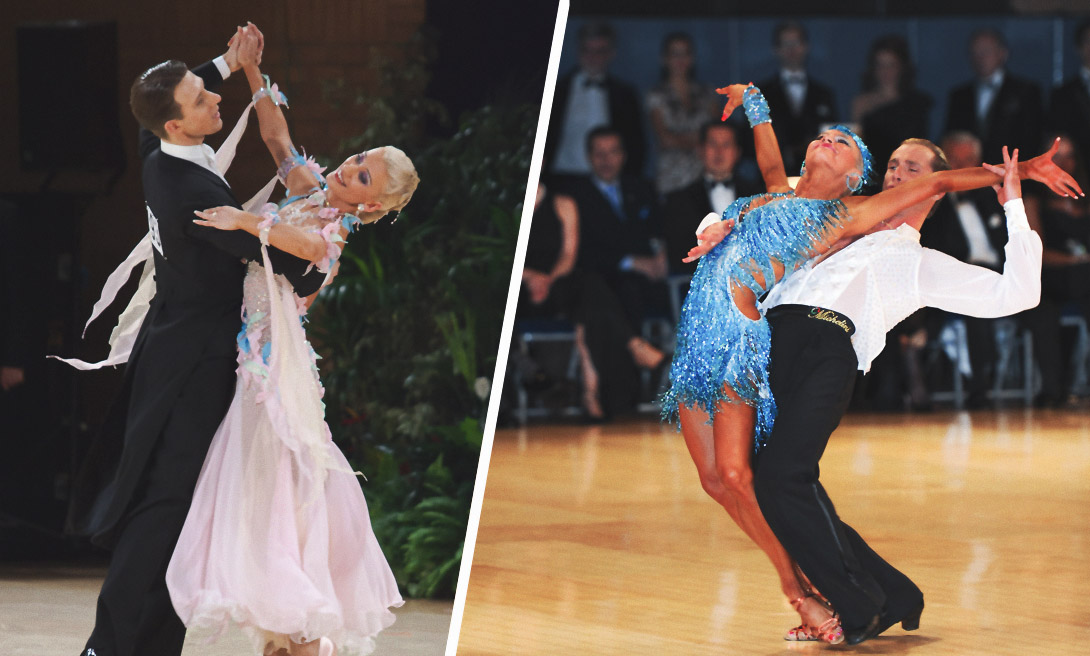
#> input picture images/dancers.jpg, 1090 x 656 px
$ python hist.py
#> lines starting #> are read from the running program, lines starting #| are printed output that depends on the picture
import cv2
from matplotlib import pyplot as plt

#  img = cv2.imread('images/task1contrast.jpg', 0)

img = cv2.imread('images/dancers.jpg', 0)
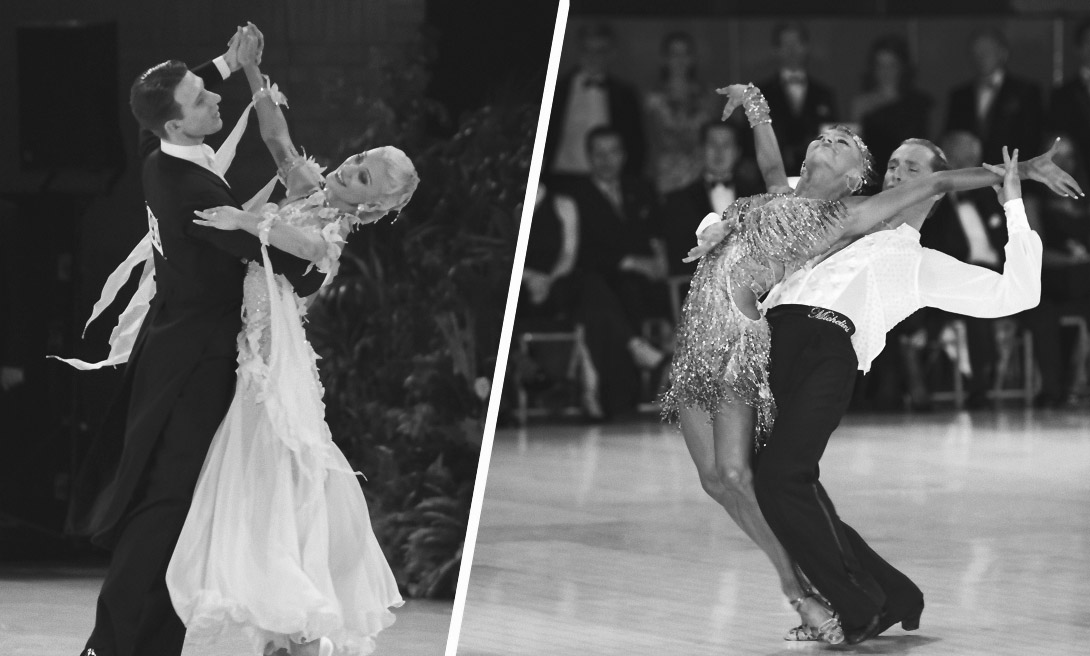
#> img: shape (656, 1090); min 7, max 255, mean 93.1

equ = cv2.equalizeHist(img)
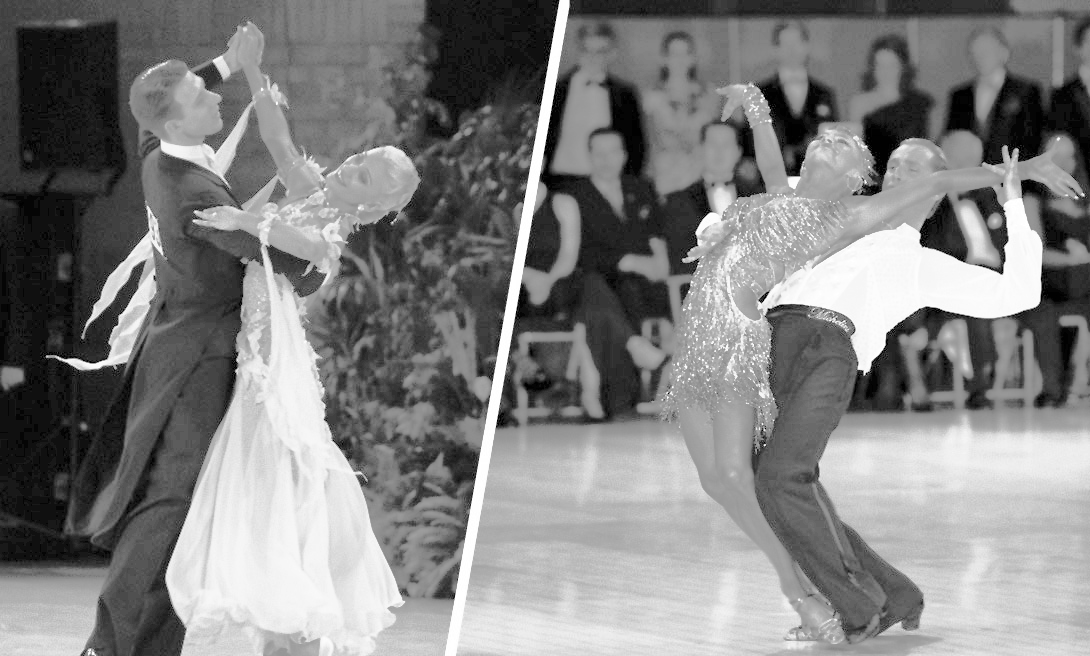
#> equ: shape (656, 1090); min 0, max 255, mean 129.1

plt.subplot(121), plt.imshow(img, cmap='gray')
plt.title('Original'), plt.xticks([]), plt.yticks([])

plt.subplot(122), plt.imshow(equ, cmap='gray')
plt.title('Histogram Equalization'), plt.xticks([]), plt.yticks([])

plt.show()
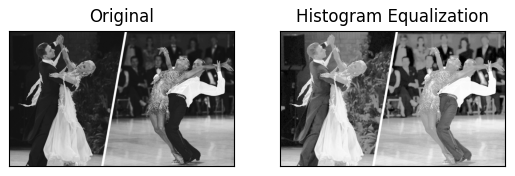
#> figure drawn by matplotlib, 2 panels

$ run again, with images/task1contrast.jpg copied over images/dancers.jpg
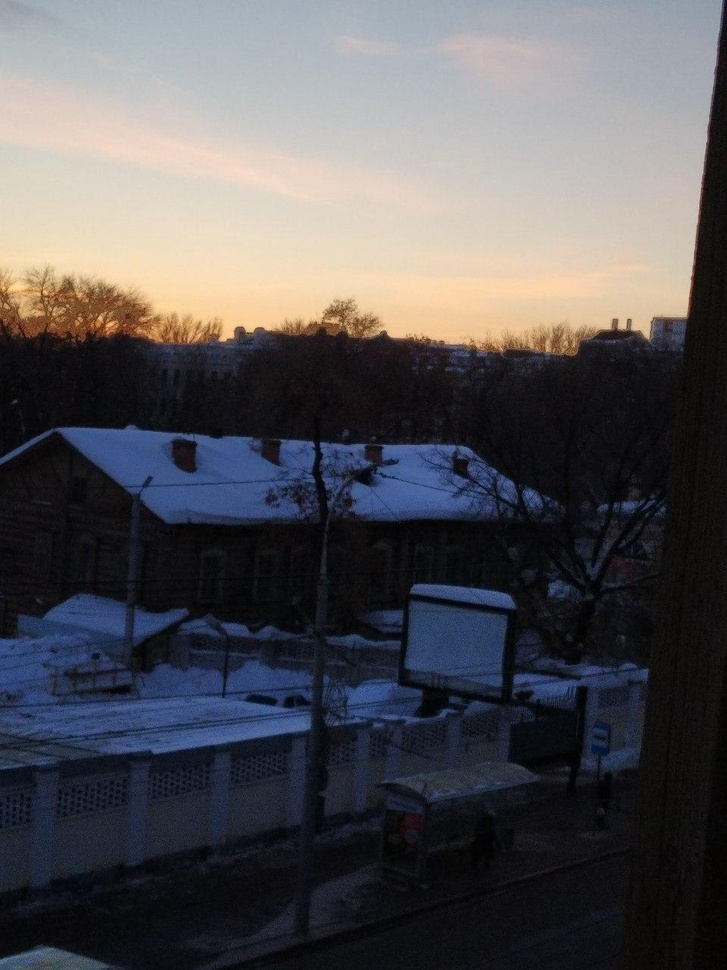
#> input picture images/task1contrast.jpg, 727 x 970 px, shrunk from 960 x 1280 before the run
#> `equ = cv2.equalizeHist(img)`:
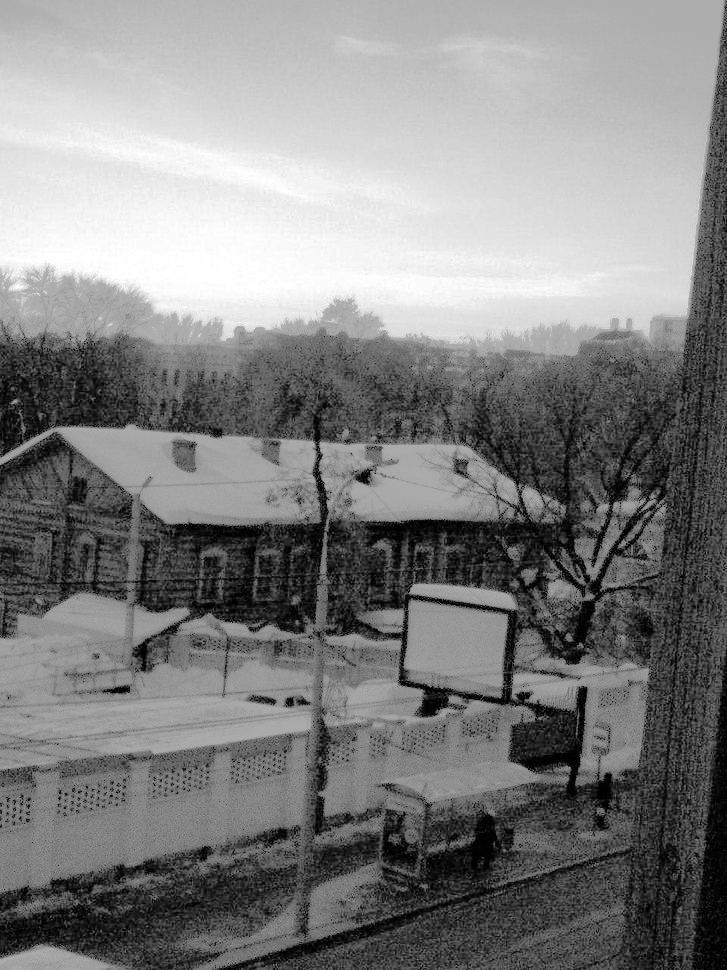
#> equ: shape (970, 727); min 0, max 255, mean 129.2
#> `plt.show()`:
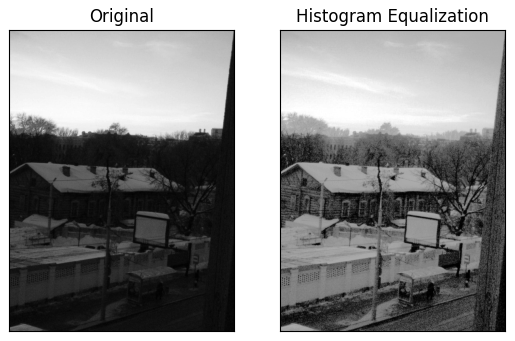
#> figure drawn by matplotlib, 2 panels

$ run again, with images/Direct_blending1.jpg copied over images/dancers.jpg
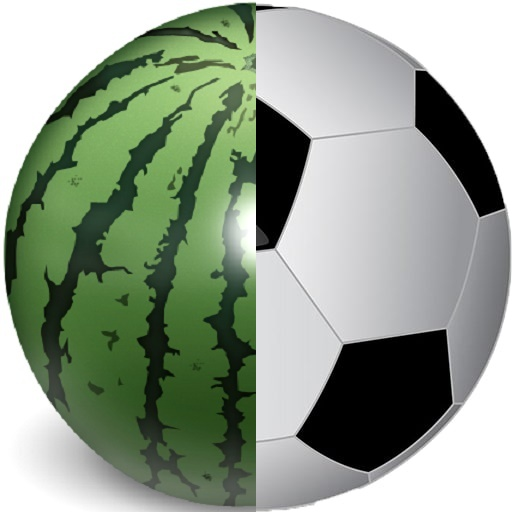
#> input picture images/Direct_blending1.jpg, 512 x 512 px
#> `equ = cv2.equalizeHist(img)`:
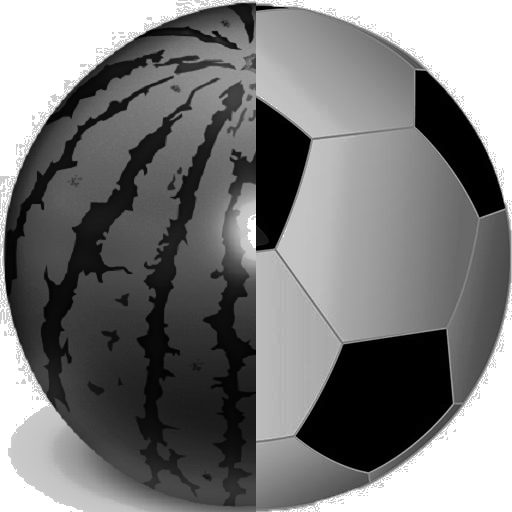
#> equ: shape (512, 512); min 0, max 255, mean 122
#> `plt.show()`:
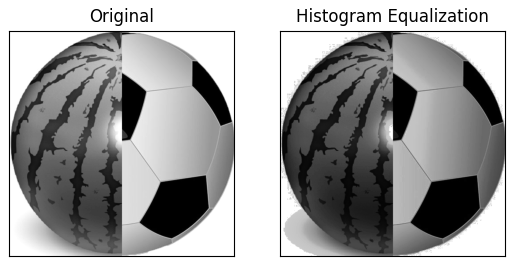
#> figure drawn by matplotlib, 2 panels
